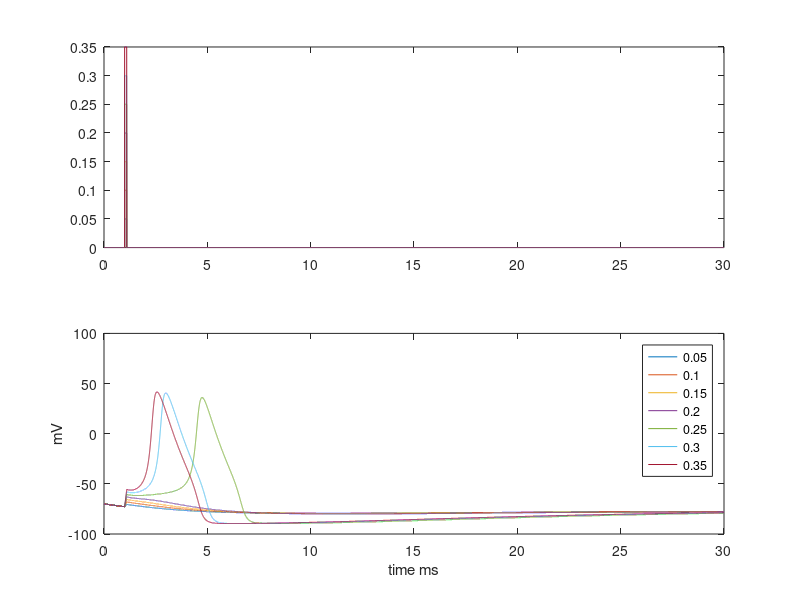

The MATLAB source for this figure:
%BME402 Project 1
%Simulate a sphere neuron with Na+ and K+ channel and a lead current
%assume initial voltage, calculate component currents use diff eq with V
%and input current Im
%
%ms, mS, mV, uA, uF
%
%nA, mV, nF, ms, uS

clear; close all;

gk=36e-3; %mS                         <-- units
gna=120e-3; %mS
gleak=0.1e-3; %mS
Ek=-90; %mV reverse potentials
Ena=55; %mV
Eleak=-70; %mV
Cm=2e-3; %uF/cm^2
TMA=1; %cm^2 Total Membrane Area

%Im=input
%
%
%
%
et=30;
t=[0:0.001:et];
dt=0.001;
s=et/dt;
z=7; %injections

i_m=zeros(z,length(t));
V=zeros(z,length(t));
n=zeros(z,length(t));
m=zeros(z,length(t));
h=zeros(z,length(t));

a_n=zeros(z,length(t));
a_m=zeros(z,length(t));
a_h=zeros(z,length(t));

b_n=zeros(z,length(t));
b_m=zeros(z,length(t));
b_h=zeros(z,length(t));

i_k=zeros(z,length(t));
i_na=zeros(z,length(t));
i_L=zeros(z,length(t));
g_na=zeros(z,length(t));
g_k=zeros(z,length(t));
dvdt=zeros(z,length(t));
V(:,1)=-70;%mv                      <------


for k=1000:1100;
    i_m(1,k)=.05; %uA
    i_m(2,k)=.10; 
    i_m(3,k)=.15; 
    i_m(4,k)=.20;
    i_m(5,k)=.25;
    i_m(6,k)=.3;
    i_m(7,k)=.35;
end

V1=-70; %mV

an = -.01*(V1+60)./(exp(-(V1+60)/10)-1);
bn = .125*exp(-(V1+70)/80);
am = -.1*(V1+45)./(exp(-(V1+45)/10)-1);
bm = 4*exp(-(V1+70)/18);
ah = .07*exp(-(V1+70)/20);
bh = 1./(exp(-(V1+40)/10)+1);   
    
n(:,1)=an/(an+bn);
m(:,1)=am/(am+bm);
h(:,1)=ah/(ah+bh);

%calculating alpha and beta values. 

%Euler's loop integration to with alpha and beta values to update
%values of n, m, and h. 

for j=1:1:s; %ms
    dt=0.001; %ms

    %current injection for 0.1ms
    %i_m is the current injections
    %
    %alpha and beta
    a_n(:,j)=(-0.01.*(V(:,j)+60))./(exp(-(V(:,j)+60)./10)-1);
    a_m(:,j)=(-0.1.*(V(:,j)+45))./(exp(-(V(:,j)+45)./10)-1);  % <---
    a_h(:,j)=0.07*exp(-(V(:,j)+70)./20);
    b_n(:,j)=0.125*exp(-(V(:,j)+70)./80);
    b_m(:,j)=4*exp(-(V(:,j)+70)./18);
    b_h(:,j)=1./(exp(-(V(:,j)+40)./10)+1);   

    n(:,j+1)=((a_n(:,j).*(1-n(:,j)) - b_n(:,j).*n(:,j)).*dt) +n(:,j);
    m(:,j+1)=((a_m(:,j).*(1-m(:,j)) - b_m(:,j).*m(:,j)).*dt) +m(:,j);
    h(:,j+1)=((a_h(:,j).*(1-h(:,j)) - b_h(:,j).*h(:,j)).*dt) +h(:,j);

    g_k(:,j)=(n(:,j).^4*gk);
    g_na(:,j)=(m(:,j).^3.*h(:,j)*gna);


    i_k(:,j)=(g_k(:,j).*(V(:,j)-Ek));       %<----
    i_na(:,j)=(g_na(:,j).*(V(:,j)-Ena));
    i_L(:,j)=(gleak.*(V(:,j)-Eleak)); 

    %   i_m=i_k+i_na+i_L+i_C; %input
    %   iC = C dVdt

    % im=ik+ina+il+cdv/dt
    dVdt(:,j)= (i_m(:,j)-i_k(:,j)-i_na(:,j)-i_L(:,j))./Cm;

    V(:,j+1)=V(:,j)+(dVdt(:,j).*dt);

end

subplot(2,1,1);
plot(t,i_m);

subplot(2,1,2);
plot(t,V);
legend('0.05','0.1','0.15','0.2','0.25','0.3','0.35')
ylabel('mV')
xlabel('time ms')
   